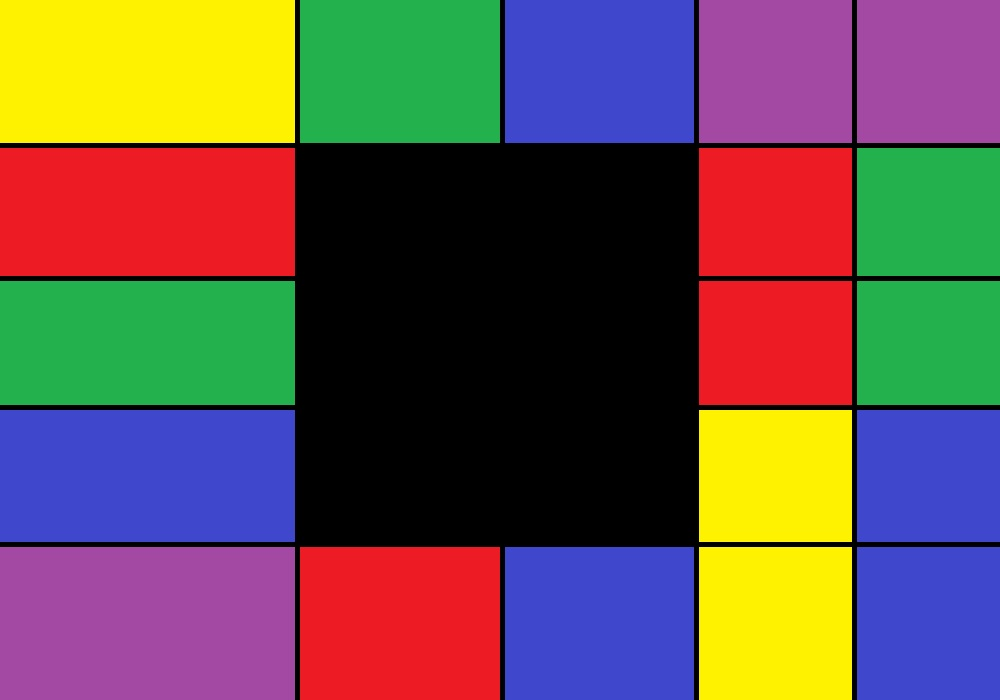
#> input picture img/test1.jpg, 1000 x 700 px
$ python VisionBeta.py
#> lines starting #> are read from the running program, lines starting #| are printed output that depends on the picture; after the words box and inside, x2 and y2 are one past the last pixel; in counts of white or black regions, pixels touching at a corner belong together
### LSysWalker.py
#!/usr/bin/env python3
import math

# Used to aquire the list of coordinates that corresponds the the Moore curve with desired iterations
class Walker:
    def __init__(self, ax=None, rules=None, i=3, step_size=20, angle=90):
        if ax == None:
            self.axiom = 'LFL+F+LFL' # Moore Curve Axiom default
        else:
            self.axiom = ax

        if rules == None:
            self.rules = {'L': '-RF+LFL+FR-', 'R': '+LF-RFR-FL+'} # Moore Curve Rules default
        else:
            self.rules = rules

        self.pos = [0, 0]
        self.angle = angle * (math.pi / 180)
        self.coords = []
        self.xrange = [0, 0]
        self.yrange = [0, 0]

        self.iterations = i
        self.step_size = step_size

        # Width specified assumes Moore Curve
        self.width = (2 ** self.iterations)*self.step_size

        # Iterate to construct final LSys String
        self.result_string = self.axiom
        for _ in range(1, self.iterations):
            self.result_string = self.iterate(self.result_string)

        # Construct L System
        self.render_coords()
        # Center coordinates around 0,0
        self.rectify()

        print(self)

    def __str__(self):
        s = "LSysTurtle: Iterations: {}  StepSize: {}\n\t   Axiom: {}  Rules: {}".format(self.iterations,self.step_size,self.axiom,self.rules)
        # s += "\n\nResult: {}".format(self.result_string)
        s += "\nPoints: {}".format(len(self.coords))
        s += "\nXRange: {}  YRange: {}".format(self.xrange,self.yrange)
        return s

    def iterate(self, string):
        production = ''

        for character in string:
            if character in self.rules:
                production += self.rules[character]
            else:
                production += character  # just copy other characters
        # print("PRODUCE: ",production)
        return production

    def render_coords(self):
        # Reset Coords, Add Starting Point
        self.coords = []
        self.coords.append(self.pos)

        # Parse Result String
        for character in self.result_string:
            if character == 'F': # Step Forward
                # Update Position
                dx = int(math.cos(self.angle)*self.step_size)
                dy = int(math.sin(self.angle)*self.step_size)
                self.pos = [self.pos[0]+dx, self.pos[1]+dy]
                # Append Position to Coord list
                self.coords.append(self.pos)
                # Update Coordinate bounds
                if self.pos[0] < self.xrange[0]: self.xrange[0] = self.pos[0]
                if self.pos[0] > self.xrange[1]: self.xrange[1] = self.pos[0]
                if self.pos[1] < self.yrange[0]: self.yrange[0] = self.pos[1]
                if self.pos[1] > self.yrange[1]: self.yrange[1] = self.pos[1]
            elif character == '+': # Turn Right
                self.angle = self.angle - (90 * (math.pi / 180))
            elif character == '-': # Turn Left
                self.angle = self.angle + (90 * (math.pi / 180))
            else:
                pass  # Ignore other characters

    # Center Coordinates around 0,0
    def rectify(self):
        # Find proper offsets to center
        xdiff = (self.xrange[1]-self.xrange[0])//2
        xdiff = self.xrange[0] + xdiff
        ydiff = (self.yrange[1]-self.yrange[0])//2
        ydiff = self.yrange[0] + ydiff
        print("xdiff: ",xdiff,"  ydiff: ",ydiff)
        # Offset all coordinates
        for coord in self.coords:
            coord[0] = coord[0] - xdiff
            coord[1] = coord[1] - ydiff
        #self.width = (2 ** self.iterations)*self.step_size

### FocusCurve.py
#!/usr/bin/env python3
from LSysWalker import Walker
import cv2 as cv
import numpy as np
import random

def bound(n, minn, maxn):
    return max(min(maxn, n), minn)

class Focus:
    def __init__(self, iter=3, scale=1.0, pos=None, mem=50):
        # self.set_iter(iter)
        self.iterations = max(iter,1)
        self.walker = Walker(i=self.iterations)
        self.coords = self.walker.coords
        self.size = self.walker.width
        self.last_size = self.size
        self.scale = float(self.size) / float(self.walker.width)
        # Kernel Size is half the size of the area to average colors per curve coordinate
        self.k_size = int((self.walker.step_size*self.scale)//2)
        if self.k_size < 1: self.k_size = 1
        self.image_size = [1000,700]

        if pos == None:
            self.pos = [self.size//2,self.size//2]
        else:
            self.pos = pos
        self.move_to(self.pos)

        self.memory = mem
        self.mem_vis = np.zeros((self.memory,len(self.coords),3))
        self.mem_mov = np.zeros((self.memory,3,3)) # (Vert, Hori, Size)
        #self.recon = np.zeroes((self.size,self.size,3))

        self.draw_center = True
        self.draw_curve = True
        self.draw_border = True
        self.draw_readout = True
        # self.reconstruct_image = True
        self.readout_full_memory = True #True: Draw whole memory, False: Instantaneous Reading

    # [24 lines left out: functions get_data, set_iter, move, not called in this run]

    # Move focus position (absolute)
    def move_to(self, pos):
        self.last_pos = self.pos
        self.pos = [pos[0], pos[1]]
        self.enforce_bounds()

    # Set desired width of Focus in pixels
    def set_size(self, size):
        self.last_size = self.size
        self.size = max(size,40)
        self.size = min(self.size, min(self.image_size[0],self.image_size[1]))
        self.scale = float(self.size) / float(self.walker.width)
        self.k_size = int((self.walker.step_size*self.scale)//2)
        if self.k_size < 1: self.k_size = 1
        self.move_to(self.pos)

    # [20 lines left out: functions set_state_normed, set_random_state, not called in this run]

    # Generate image with curve overlay + memory readout
    def draw(self, image):
        img = image.copy()
        self.image_size = [img.shape[1],img.shape[0]]

        curve_color = (200,200,200) # Curve color
        color2 = (0,0,255) # Border color
        t = 2 # Line thickness
        if self.size < 100:
            t = 1

        coords = self.coords
        pos = self.pos
        ks = self.k_size

        # Memory Shift (Down 2px)
        self.mem_vis[2:,:] = self.mem_vis[:-2,:]
        self.mem_mov[2:,:] = self.mem_mov[:-2,:]

        # Movement Memory
        mov_scale = 5
        v_diff = mov_scale*(pos[1]-self.last_pos[1])
        v_diff = bound(v_diff+127,0,255)
        h_diff = mov_scale*(pos[0]-self.last_pos[0])
        h_diff = bound(h_diff+127,0,255)
        s_diff = (2*mov_scale)*(self.size-self.last_size)
        s_diff = bound(s_diff+127,0,255)
        #print("VD:{}  HD:{}  SD:{}".format(v_diff,h_diff,s_diff))
        v_color = (v_diff,v_diff,v_diff)
        h_color = (h_diff,h_diff,h_diff)
        s_color = (s_diff,s_diff,s_diff)
        self.mem_mov[0:2,:] = [v_color,h_color,s_color]

        for i in range(0,len(self.coords)):
            # Get coordinates within image
            x1 = int(coords[i][0]*self.scale+pos[0])
            y1 = int(coords[i][1]*self.scale+pos[1])
            # Find average color around coordinate (2 * kernel size)
            avgcolor = image[y1-ks:y1+ks,x1-ks:x1+ks].mean(axis=0).mean(axis=0)
            # Assign average color to appropriate memory location
            self.mem_vis[0:2,i] = avgcolor
            # Draw curve on the image
            if self.draw_curve:
                if i != len(coords)-1:
                    # Get coordinates for next point, draw the line
                    x2 = int(coords[i+1][0]*self.scale+pos[0])
                    y2 = int(coords[i+1][1]*self.scale+pos[1])
                    cv.line(img,(x1,y1),(x2,y2),curve_color,t)

        # Draw border
        if self.draw_border:
            w = int((self.walker.width//2)*self.scale)
            cv.rectangle(img, (pos[0]-w,pos[1]-w), (pos[0]+w,pos[1]+w), color2,t)

        # Add Memory readout
        if self.draw_readout:
            img = self.add_readout(img)

        # Set last size and position
        self.last_pos = self.pos
        self.last_size = self.size
        # self.move_to(self.pos)
        # self.set_size(self.size)

        return img

    # Attach memory feeds to image being looked at
    def add_readout(self,img):
        pad = 20
        mov_size = 20

        if self.readout_full_memory:
            # Scale memory to fit under the image
            vscale = cv.resize(self.mem_vis,(img.shape[1]-mov_size-8,self.memory))
            mscale = cv.resize(self.mem_mov,(mov_size,self.memory))
        else:
            # Extract instantaneous memory
            vscale = self.mem_vis[0:1,:,:]
            vscale = cv.resize(vscale,(img.shape[1]-mov_size-8,self.memory))
            mscale = self.mem_mov[0:1,:,:]
            mscale = cv.resize(mscale,(mov_size,self.memory))

        # Extend bottom of the image to make room for readout
        dispimg = cv.copyMakeBorder(img, 0, self.memory+pad, 0, 0, cv.BORDER_CONSTANT)
        # Draw Vision memory
        dispimg[img.shape[0]+(pad//2):img.shape[0]+(pad//2)+self.memory,:-mov_size-8,:] = vscale
        # Draw Movement memory
        dispimg[img.shape[0]+(pad//2):img.shape[0]+(pad//2)+self.memory,-mov_size:,:] = mscale

        return dispimg

    # Make sure desired position is within bounds
    def enforce_bounds(self):
        if self.pos[0] < self.size//2: self.pos[0] = self.size//2
        if self.pos[1] < self.size//2: self.pos[1] = self.size//2
        if self.pos[0] > self.image_size[0]-self.size//2: self.pos[0] = self.image_size[0]-self.size//2
        if self.pos[1] > self.image_size[1]-self.size//2: self.pos[1] = self.image_size[1]-self.size//2

    # Reconstruct a human inspectable image based on coordinates and color in memory
    # The reconstruction represents what level of detail the focus is capable of distinguishing
    def reconstruct(self,filter=None,custom_mem=None):
        coords = self.coords
        ks = self.k_size
        if custom_mem is None:
            mem = self.mem_vis[0]
            # print(f"Mem shape: {mem.shape}")
        else:
            mem = custom_mem
            # print(f"Mem shape custom: {mem.shape}")

        new_method = True
        if new_method:
            s = pow(2,self.iterations) * ( ks * 2 )
            recon_img = np.zeros((s,s,3),dtype=np.uint8)
            x = (s//2)-ks
            y = ks
            lx = self.coords[0][0]
            ly = self.coords[0][1]
        else:
            recon_img = np.zeros((self.size,self.size,3),dtype=np.uint8)
        painter = np.zeros((ks*2,ks*2,3),dtype=np.uint8)

        for i in range(0,len(self.coords)):
            # Get the color for the curve point
            if filter is not None:
                f = filter.filter[0][i]
                f_val = [ mem[i][0]*f, mem[i][1]*f, mem[i][2]*f ]
                avgcolor = f_val
            else:
                avgcolor = mem[i]
            painter[:,:] = avgcolor

            # Draw color accordingly in reconstruction
            if new_method: # Prettier
                nx = self.coords[i][0]
                ny = self.coords[i][1]
                if nx > lx: lx = nx; x = x + (ks*2) # Curve +X
                elif nx < lx: lx = nx; x = x - (ks*2)# Curve -X
                else: lx = nx
                if ny > ly: ly = ny; y = y + (ks*2)# Curve +Y
                elif ny < ly: ly = ny; y = y - (ks*2)# Curve -Y
                else: ly = ny
                recon_img[y-ks:y+ks,x-ks:x+ks] = painter
            else: #Old method, uglier, but shows black pixels that are tecnically missing in the representation, may be needed for debug later
                off = self.size//2
                x1 = int(coords[i][0]*self.scale+off)
                y1 = int(coords[i][1]*self.scale+off)
                try:
                    recon_img[y1-ks:y1+ks,x1-ks:x1+ks] = painter
                except:
                    recon_img[y1,x1] = avgcolor

        return recon_img

    # [6 lines left out: function __str__, not called in this run]

### ViewTracker.py
import numpy as np
import cv2 as cv
# from skimage.metrics import structural_similarity as ssim
# [4 lines left out: function patch_mae, not called in this run]

# def patch_sae(p1, p2):
#     diff = p1.astype(np.float32) - p2.astype(np.float32)
#     return np.sum(np.abs(diff))

class ViewTracker:
    def __init__(self,base_image,verbose=False):
        self.verbose = verbose
        self.set_image(base_image)
        self.data = None

    def clear_map(self):
        self.view_map  = np.zeros((self.h,self.w),dtype=np.uint8)
        self.view_recon  = np.zeros((self.h,self.w,3),dtype=np.uint8)
        self.views = []
        self.data = None
        if self.verbose: print("Map/views Cleared.")

    def set_image(self,image,clear=True):
        self.base_image = image
        self.h, self.w, _ = self.base_image.shape
        if clear:
            self.clear_map()

    # [127 lines left out: functions add_view, show_map, show_data, print_states, not called in this run]

### FocusFilter.py
#!/usr/bin/env python3
import numpy as np
import cv2 as cv
import math

class FocusFilter:
    def __init__(self,length=64,binarize=False,gain=1.0,invert=False):
        self.len = length
        self.filter = np.zeros((1,self.len))
        self.binarize = binarize
        self.gain = gain
        self.invert = invert

    # Generate frequency values
    def gen_frequency_filter(self, freq=1, deg_offset=0):
        self.filter = np.zeros((1,self.len))

        offset = deg_offset * (math.pi / 180)

        for i in range(0,self.len):
            rel_pos = math.cos((float(i / float(self.len)) * (2 * math.pi)*freq) - offset)
            rel_pos = (rel_pos / 2) + 0.5
            if self.gain != 1.0:
                rel_pos = min(1.0,pow(rel_pos, self.gain))

            if self.binarize:
                rel_pos = round(rel_pos)

            if self.invert:
                rel_pos = 1 - rel_pos

            self.filter[0,i] = rel_pos

        # print(self.filter)
        # print("RANGE ",vmin," TO ",vmax)

    # Add two filters together
    def compose(self,filter):
        print("SHape", filter.filter.shape)
        if filter.len == self.len:
            f2 = filter.filter
        else:
            f2 = cv.resize(filter.filter,(1,self.len))

        for i in range(0,self.len):
            self.filter[0,i] = (self.filter[0][i]+f2[0][i])/2

    # Return an image representing the filter
    def draw(self,size=(500,100)):
        filter_img = cv.resize(self.filter,size)
        return filter_img

### VisionBeta.py
#!/usr/bin/env python3
import os
import time

import cv2 as cv
import numpy as np

from FocusCurve import Focus
from FocusFilter import FocusFilter
from FourierRecon import *
from ViewTracker import ViewTracker

def mouse_call(event,x,y,flags,param):
    global f
    f.move_to([x,y])

def mouse_off(event,x,y,flags,param):
    pass

def slider_change(value):
    global f
    f.set_size(value)

def freq_change(value):
    global filt_freq
    filt_freq = value

def offset_change(value):
    global filt_off
    filt_off = value


# Assemble list of image files
img_list = ['img/test1.jpg','img/scape2.jpg','img/cal5.jpg','img/test4.jpg','img/scape1.jpg','img/cal2.jpeg','img/fall.jpg','img/test2.jpg']
img_num = 0
img = cv.imread(img_list[img_num])
#> img is the input picture: shape (700, 1000, 3); mean B, G, R 76.9, 82.4, 105.1

# Initial Focus Settings
pos = [img.shape[1]//2, img.shape[0]//2]
iterations = 4
init_size = 240

# Create Focus Object
f = Focus(iter=iterations,pos=pos,mem=100)
f.set_size(init_size)

# Create OpenCV Window
cv.namedWindow("VisionBeta",cv.WINDOW_AUTOSIZE)
# cv.createTrackbar('Scale', "VisionBeta", 50, 1000, slider_change)
# cv.createTrackbar('Freq', "VisionBeta", 1, 32, freq_change)
# cv.createTrackbar('Offset', "VisionBeta", 0, 360, offset_change)
follow_mouse = True
if follow_mouse:
    cv.setMouseCallback("VisionBeta",mouse_call)
else:
    cv.setMouseCallback("VisionBeta",mouse_off)
reconstruct = True
apply_filter = False
filter_scanning = False
fourier_testing = False

# VIEW TRACKER
vt = ViewTracker(img)


# [OLD] Initialize simple filter composition
filt_freq = 1
filt_off = 0
f_filter = FocusFilter(len(f.coords))
f_filter.gen_frequency_filter(filt_freq,filt_off)
f2 = FocusFilter(len(f.coords))
f2.gen_frequency_filter(6,filt_off)
f_filter.compose(f2)
# im = f_filter.draw()
# cv.imshow("FilterTest",im)
# cv.waitKey(0)
# exit()

# ||||||||||||||||||||||||||||||||||||||||||||||||||||||||||||||||||||
# ||                      RUNNING LOOP                              ||
# ||||||||||||||||||||||||||||||||||||||||||||||||||||||||||||||||||||
TARGET_FRAME_TIME = 1.0 / 25.0
msg_every_n = 30   # avoid spamming console
over_frametime = 0
frame = 0
reconstruct_n = 12
fourier_1d = True
size_inc = 10
move_inc = 10
# delay = 50 #ms
running = True
while running:
    start = time.perf_counter()
    # t_start = time.time()

    # Generate image with curve overlay and memory readout
    curve_img = f.draw(img)
#> after the loop in draw, `for i in range(0,len(self.coords)):`:
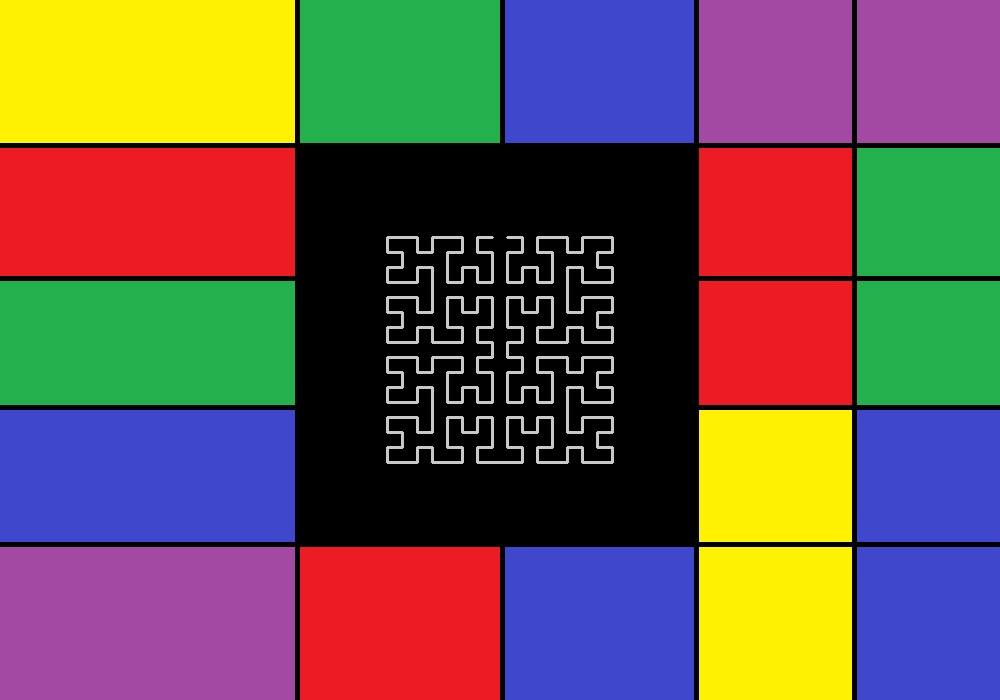
#> img: shape (700, 1000, 3); 1.61% of pixels changed, all inside (x1, y1, x2, y2) = (386, 236, 614, 464)
#> in draw, `cv.rectangle(img, (pos[0]-w,pos[1]-w), (pos[0]+w,pos[1]+w), color2,t)`:
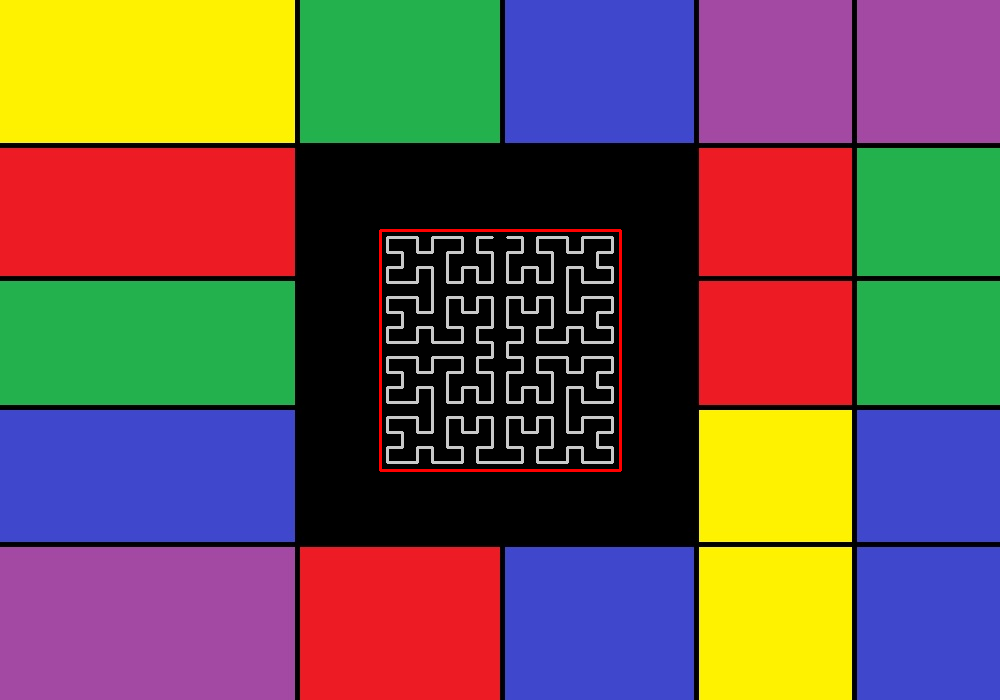
#> img: shape (700, 1000, 3); 0.41% of pixels changed, all inside (x1, y1, x2, y2) = (379, 229, 622, 472)
#> (the rest of the program and of its run is left out)
